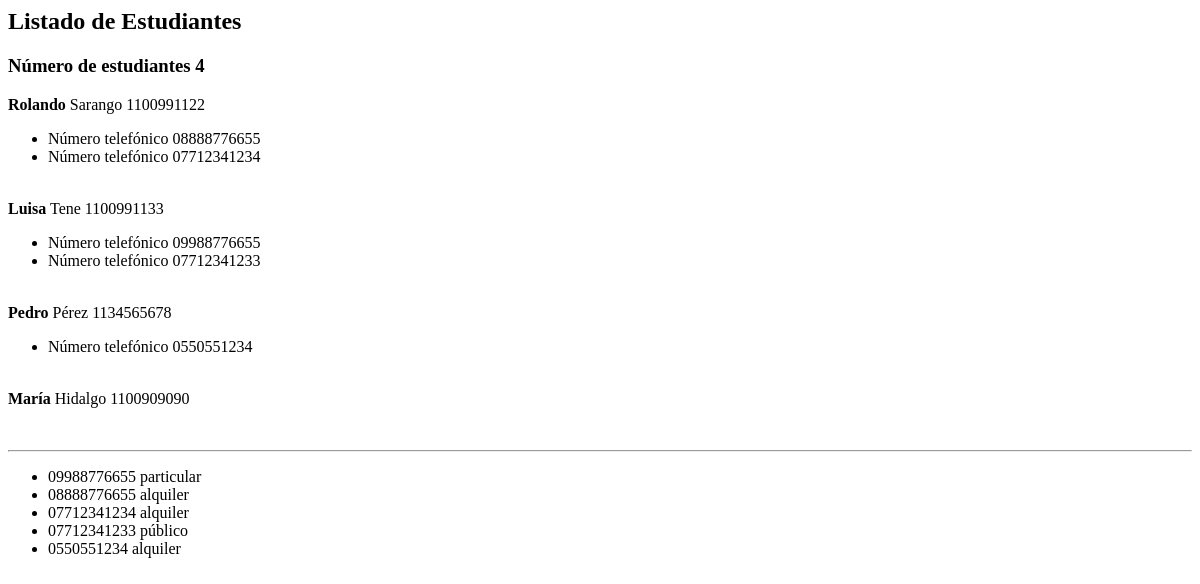
The app's page /administrativo/listado/estudiantes/dos, older data.
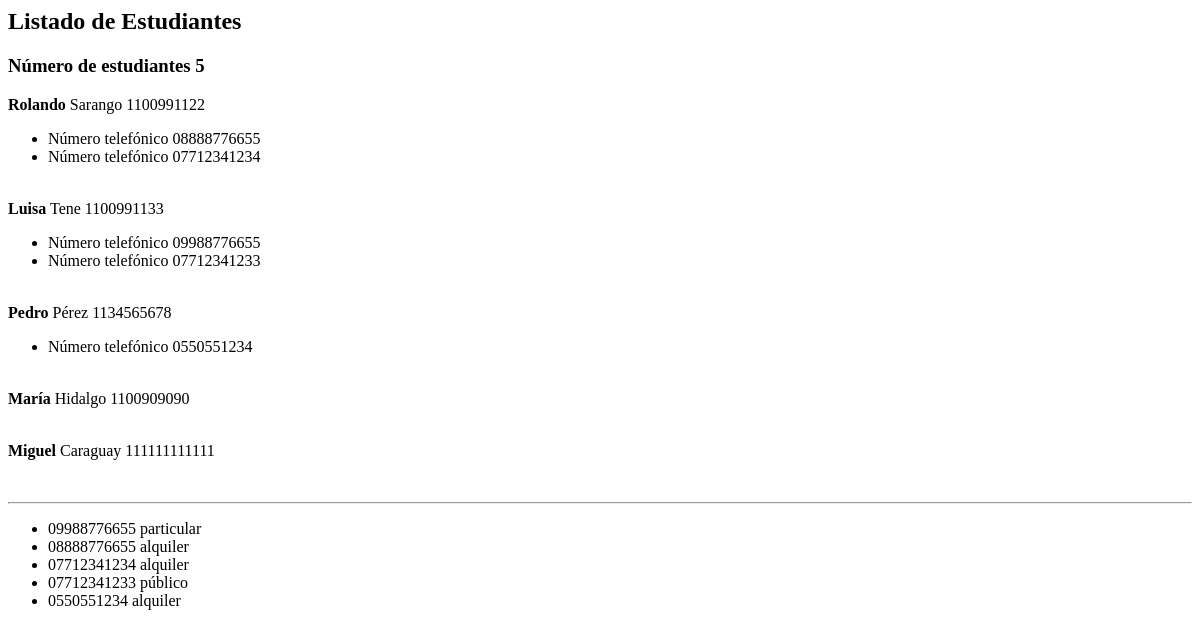
The same page, newer data.
### administrativo/models.py (models this page shows, shortened)
class Estudiante(models.Model):
    nombre = models.CharField(max_length=30)
    apellido = models.CharField(max_length=30)
    cedula = models.CharField(max_length=30, unique=True)

class NumeroTelefonico(models.Model):
    telefono = models.CharField(max_length=100)
    tipo = models.CharField(max_length=100)
    estudiante = models.ForeignKey(Estudiante, on_delete=models.CASCADE,
    related_name="mis_numeros_telefonicos")
    def __str__(self):
        return "%s %s" % (self.telefono, self.tipo)

### administrativo/views.py (the view)
# urls.py: path('listado/estudiantes/dos', views.listadoEstudiantesDos,
def listadoEstudiantesDos(request):
    estudiantes = Estudiante.objects.all()
    mis_numeros_telefonicos = NumeroTelefonico.objects.all()
    informacion_template = {'estudiantes': estudiantes,
    'numero_estudiantes': len(estudiantes),
    'mis_numeros_telefonicos': mis_numeros_telefonicos}
    return render(request, 'listadoEstudiantesDos.html', informacion_template)

### administrativo/templates/listadoEstudiantesDos.html
<h2>Listado de Estudiantes</h3>
<h3>Número de estudiantes {{ numero_estudiantes }}</h3>
{% for e in estudiantes %}
  <b>{{e.nombre}}</b> {{e.apellido}} {{e.cedula}} <br/>
  <ul>
  {% for numero in e.mis_numeros_telefonicos.all %}
      <li>
          Número telefónico {{numero.telefono}}<br/>
      </li>
  {% endfor %}
  </ul>
  <br/>
{% endfor %}
<hr>
<ul>
{% for e in mis_numeros_telefonicos %}
  <li>{{ e }} </li>
{% endfor %}
</ul>

Row changes from the older to the newer data that the page shows:
added Estudiante: nombre "Miguel", apellido "Caraguay", cedula "111111111111"
Text that changed along with them:
{{ numero_estudiantes }}: "4" → "5"
